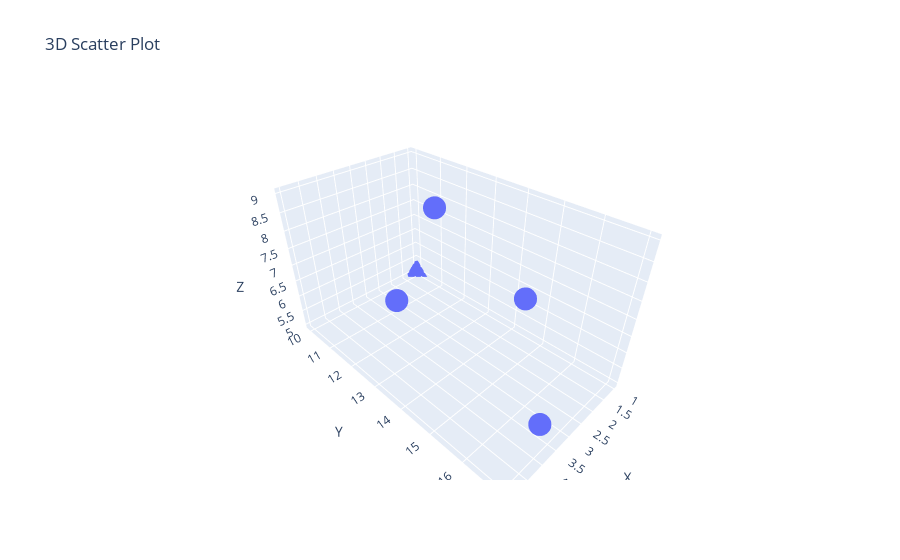

The cell this chart's notebook holds for it:
### Markdown cell above
13. Create a 3D scatter plot using Plotly.

### Code cell
import plotly.express as px
import pandas as pd

data = {
    'X': [1, 2, 3, 4, 5],
    'Y': [10, 15, 13, 17, 14],
    'Z': [5, 7, 9, 6, 8]
}
df = pd.DataFrame(data)

fig = px.scatter_3d(df, x='X', y='Y', z='Z', title='3D Scatter Plot')
fig.show()

### Figure 1 — Plotly figure (JSON) as saved in the notebook; plotly's stock layout.template omitted (floating-point values rounded to 4 significant figures)
{"data": [{"hovertemplate": "X=%{x}<br>Y=%{y}<br>Z=%{z}<extra></extra>", "legendgroup": "", "marker": {"color": "#636efa", "symbol": "circle"}, "mode": "markers", "name": "", "scene": "scene", "showlegend": false, "type": "scatter3d", "x": [1, 2, 3, 4, 5], "y": [10, 15, 13, 17, 14], "z": [5, 7, 9, 6, 8]}], "layout": {"legend": {"tracegroupgap": 0}, "scene": {"domain": {"x": [0, 1], "y": [0, 1]}, "xaxis": {"title": {"text": "X"}}, "yaxis": {"title": {"text": "Y"}}, "zaxis": {"title": {"text": "Z"}}}, "title": {"text": "3D Scatter Plot"}}}
